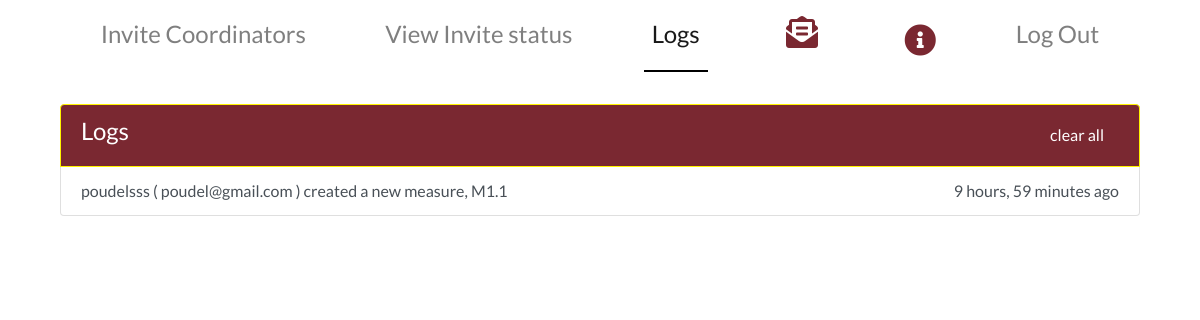
The page /logs on the database as committed earlier.
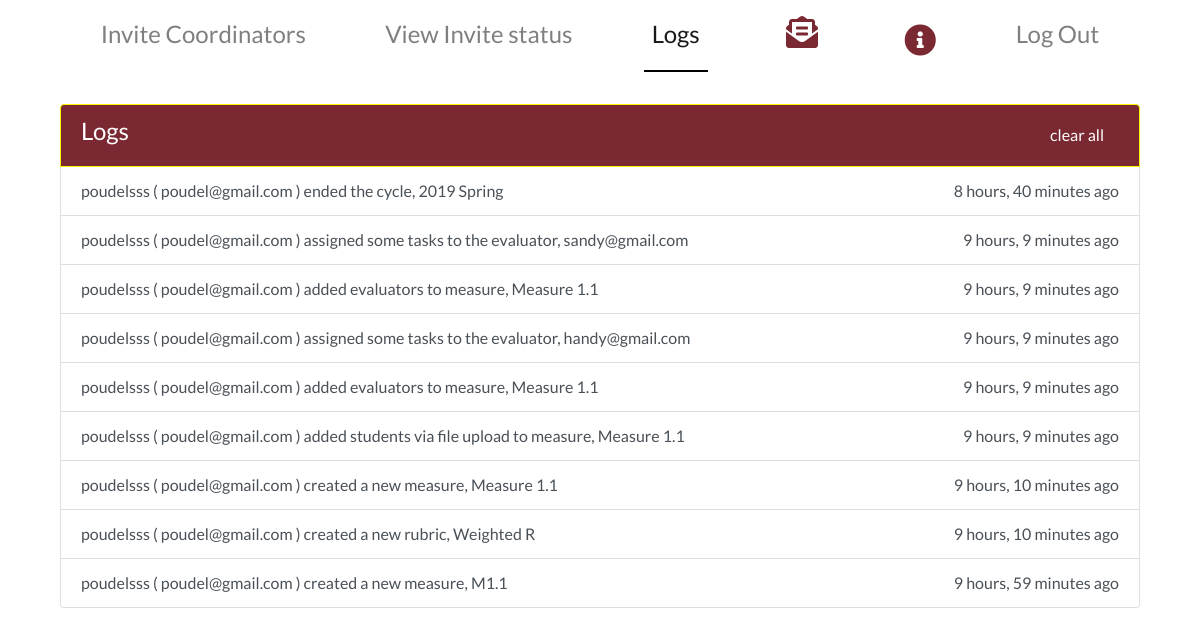
The same page on the database as committed later.
### main/models.py (models this page shows)
class Log(models.Model):
    message = models.CharField(max_length=400)
    created_at = models.DateTimeField()
    read = models.BooleanField(default=False)

### main/views.py (the view)
# urls.py: path('logs', views.logs, name='logs'),
def logs(request):
    logs = Log.objects.filter(read=False).order_by('-created_at')
    logs_count = logs.count()
    context = {"logs":logs, 'log':'active', 'logs_count':logs_count, 'cordinator':InvitedCo.objects.all()}
    return render(request, 'main/logs.html', context)

### main/templates/main/logs.html (shortened to what this page needs)
{% extends  'main/superadminbase.html' %}
{% load static %}
{% block body_block %}
<div class = "container">
  <div class = "container-fluid">
    <ul class="list-group" style = "overflow-y:auto; height: 80vh;">
      <li class="list-group-item  list-group-item-action active  d-flex justify-content-between"><span> <h4>Logs</h4> </span>
        <a href = "{%url 'main:clear_log'%}">clear all</a>
      </li>
      {%for log in logs%}
        <a href= "#" class="list-group-item list-group-item-action d-flex justify-content-between"><span>{{log.message}}</span>
           {{log.created_at|timesince}} ago
         </a>
  {%empty%}
  <a href= "#" class="list-group-item list-group-item-action text-center" style="padding:20px;"><span >No activity to log. <br/> Please check back later</span>
   </a>
  {%endfor%}
</ul>
</div>
</div>
{%endblock%}

Rows that differ between the two databases and show on the page:
added Log: message "poudelsss ( poudel@gmail.com ) ended the cycle, 2019 Spring", created_at "8 hours, 40 minutes"
added Log: message "poudelsss ( poudel@gmail.com ) assigned some tasks to the evaluator, sandy@gmail.com", created_at "9 hours, 9 minutes"
added Log: message "poudelsss ( poudel@gmail.com ) added evaluators to measure, Measure 1.1", created_at "9 hours, 9 minutes"
added Log: message "poudelsss ( poudel@gmail.com ) assigned some tasks to the evaluator, handy@gmail.com", created_at "9 hours, 9 minutes"
added Log: message "poudelsss ( poudel@gmail.com ) added evaluators to measure, Measure 1.1", created_at "9 hours, 9 minutes"
added Log: message "poudelsss ( poudel@gmail.com ) added students via file upload to measure, Measure 1.1", created_at "9 hours, 9 minutes"
added Log: message "poudelsss ( poudel@gmail.com ) created a new measure, Measure 1.1", created_at "9 hours, 10 minutes"
added Log: message "poudelsss ( poudel@gmail.com ) created a new rubric, Weighted R", created_at "9 hours, 10 minutes"
